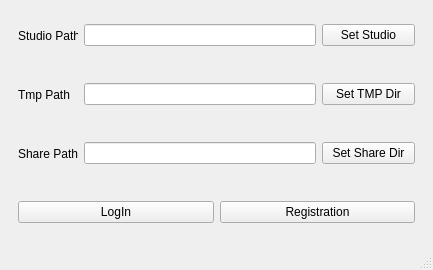
<?xml version="1.0" encoding="UTF-8"?>
<ui version="4.0">
 <class>settings_ui_window</class>
 <widget class="QMainWindow" name="settings_ui_window">
  <property name="geometry">
   <rect>
    <x>0</x>
    <y>0</y>
    <width>433</width>
    <height>270</height>
   </rect>
  </property>
  <property name="windowTitle">
   <string>Lineyka /// Settings</string>
  </property>
  <widget class="QWidget" name="centralwidget">
   <layout class="QVBoxLayout" name="verticalLayout">
    <item>
     <widget class="QFrame" name="frame">
      <property name="frameShape">
       <enum>QFrame::NoFrame</enum>
      </property>
      <property name="frameShadow">
       <enum>QFrame::Raised</enum>
      </property>
      <layout class="QHBoxLayout" name="horizontalLayout">
       <item>
        <widget class="QLabel" name="label">
         <property name="minimumSize">
          <size>
           <width>60</width>
           <height>0</height>
          </size>
         </property>
         <property name="maximumSize">
          <size>
           <width>60</width>
           <height>16777215</height>
          </size>
         </property>
         <property name="text">
          <string>Studio Path</string>
         </property>
        </widget>
       </item>
       <item>
        <widget class="QLineEdit" name="set_studio_field">
         <property name="readOnly">
          <bool>true</bool>
         </property>
        </widget>
       </item>
       <item>
        <widget class="QPushButton" name="set_studio_button">
         <property name="minimumSize">
          <size>
           <width>93</width>
           <height>0</height>
          </size>
         </property>
         <property name="maximumSize">
          <size>
           <width>93</width>
           <height>16777215</height>
          </size>
         </property>
         <property name="text">
          <string>Set Studio</string>
         </property>
        </widget>
       </item>
      </layout>
     </widget>
    </item>
    <item>
     <widget class="QFrame" name="frame_2">
      <property name="frameShape">
       <enum>QFrame::NoFrame</enum>
      </property>
      <property name="frameShadow">
       <enum>QFrame::Raised</enum>
      </property>
      <layout class="QHBoxLayout" name="horizontalLayout_2">
       <item>
        <widget class="QLabel" name="label_2">
         <property name="minimumSize">
          <size>
           <width>60</width>
           <height>0</height>
          </size>
         </property>
         <property name="maximumSize">
          <size>
           <width>60</width>
           <height>16777215</height>
          </size>
         </property>
         <property name="text">
          <string>Tmp Path</string>
         </property>
        </widget>
       </item>
       <item>
        <widget class="QLineEdit" name="set_tmp_field">
         <property name="readOnly">
          <bool>true</bool>
         </property>
        </widget>
       </item>
       <item>
        <widget class="QPushButton" name="set_tmp_button">
         <property name="minimumSize">
          <size>
           <width>93</width>
           <height>0</height>
          </size>
         </property>
         <property name="maximumSize">
          <size>
           <width>93</width>
           <height>16777215</height>
          </size>
         </property>
         <property name="text">
          <string>Set TMP Dir</string>
         </property>
        </widget>
       </item>
      </layout>
     </widget>
    </item>
    <item>
     <widget class="QFrame" name="frame_4">
      <property name="frameShape">
       <enum>QFrame::NoFrame</enum>
      </property>
      <property name="frameShadow">
       <enum>QFrame::Raised</enum>
      </property>
      <layout class="QHBoxLayout" name="horizontalLayout_4">
       <item>
        <widget class="QLabel" name="label_3">
         <property name="minimumSize">
          <size>
           <width>60</width>
           <height>0</height>
          </size>
         </property>
         <property name="maximumSize">
          <size>
           <width>60</width>
           <height>16777215</height>
          </size>
         </property>
         <property name="text">
          <string>Share Path</string>
         </property>
        </widget>
       </item>
       <item>
        <widget class="QLineEdit" name="set_share_field"/>
       </item>
       <item>
        <widget class="QPushButton" name="set_share_dir_button">
         <property name="minimumSize">
          <size>
           <width>93</width>
           <height>0</height>
          </size>
         </property>
         <property name="maximumSize">
          <size>
           <width>93</width>
           <height>16777215</height>
          </size>
         </property>
         <property name="text">
          <string>Set Share Dir</string>
         </property>
        </widget>
       </item>
      </layout>
     </widget>
    </item>
    <item>
     <widget class="QFrame" name="frame_3">
      <property name="frameShape">
       <enum>QFrame::NoFrame</enum>
      </property>
      <property name="frameShadow">
       <enum>QFrame::Raised</enum>
      </property>
      <layout class="QHBoxLayout" name="horizontalLayout_3">
       <item>
        <widget class="QPushButton" name="logIn_button">
         <property name="text">
          <string>LogIn</string>
         </property>
        </widget>
       </item>
       <item>
        <widget class="QPushButton" name="registration_button">
         <property name="text">
          <string>Registration</string>
         </property>
        </widget>
       </item>
      </layout>
     </widget>
    </item>
   </layout>
  </widget>
  <widget class="QMenuBar" name="menubar">
   <property name="geometry">
    <rect>
     <x>0</x>
     <y>0</y>
     <width>433</width>
     <height>21</height>
    </rect>
   </property>
  </widget>
  <widget class="QStatusBar" name="statusbar"/>
 </widget>
 <resources/>
 <connections/>
</ui>
